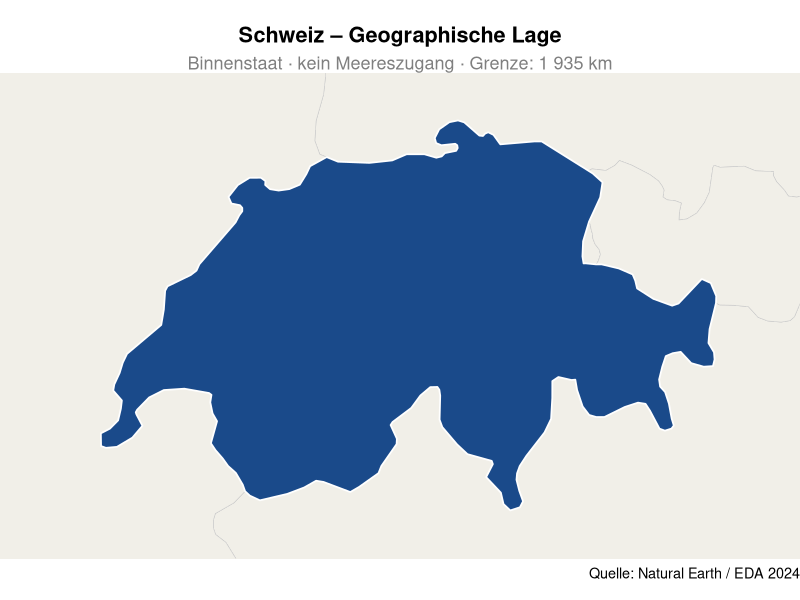
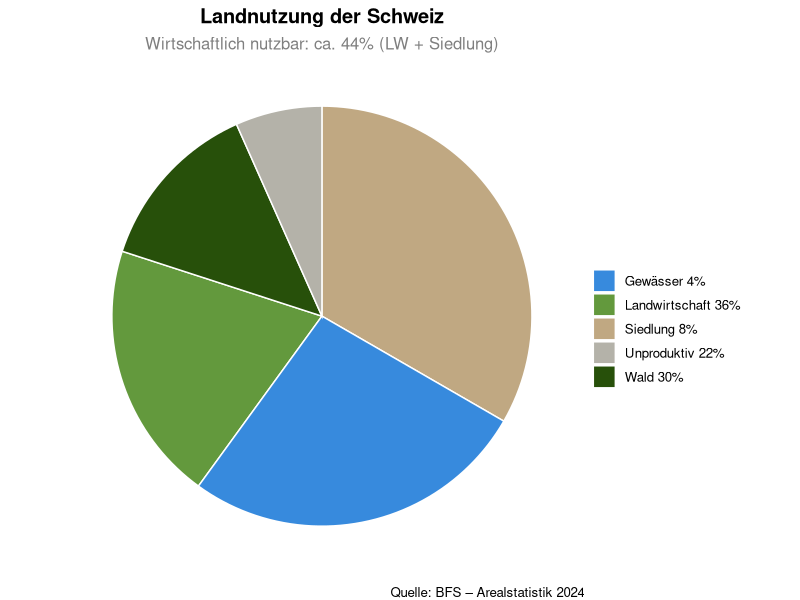
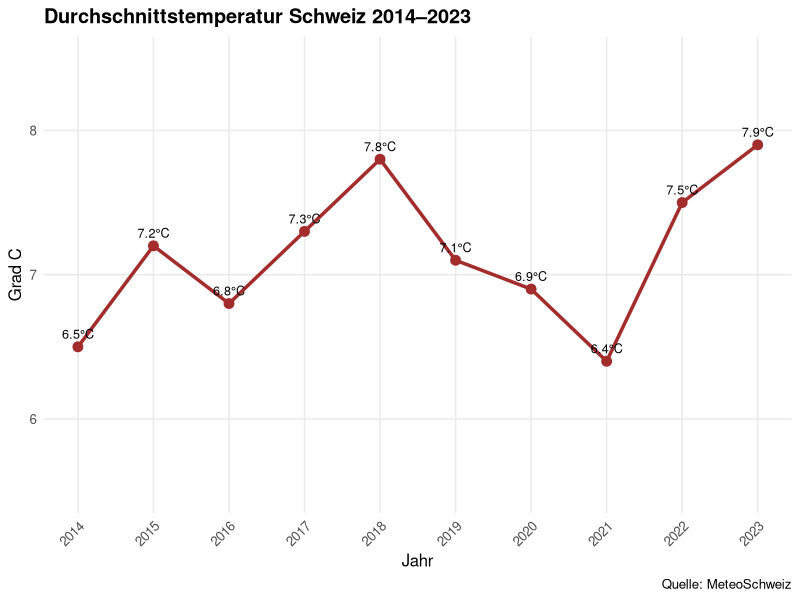
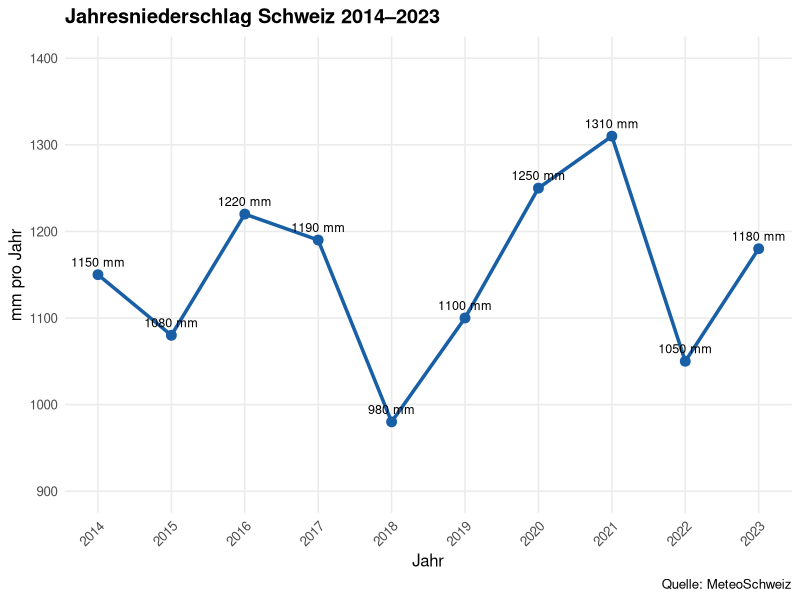
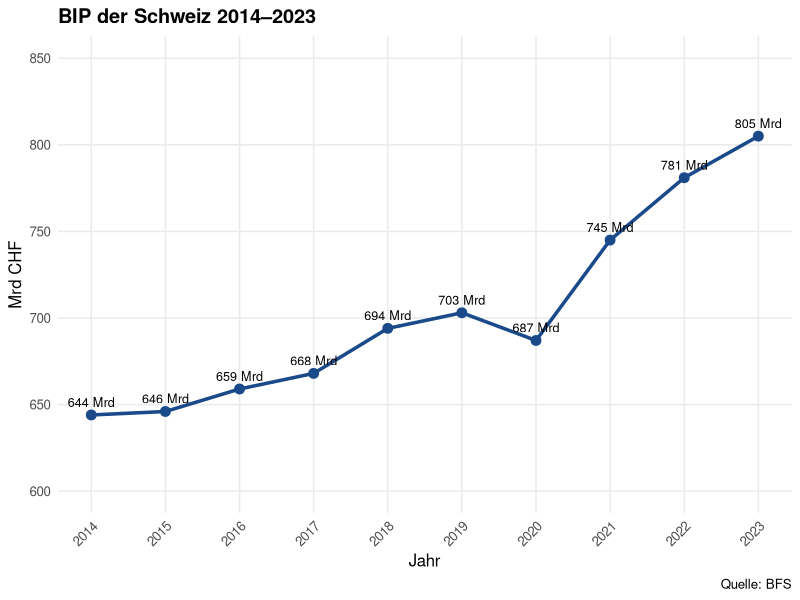
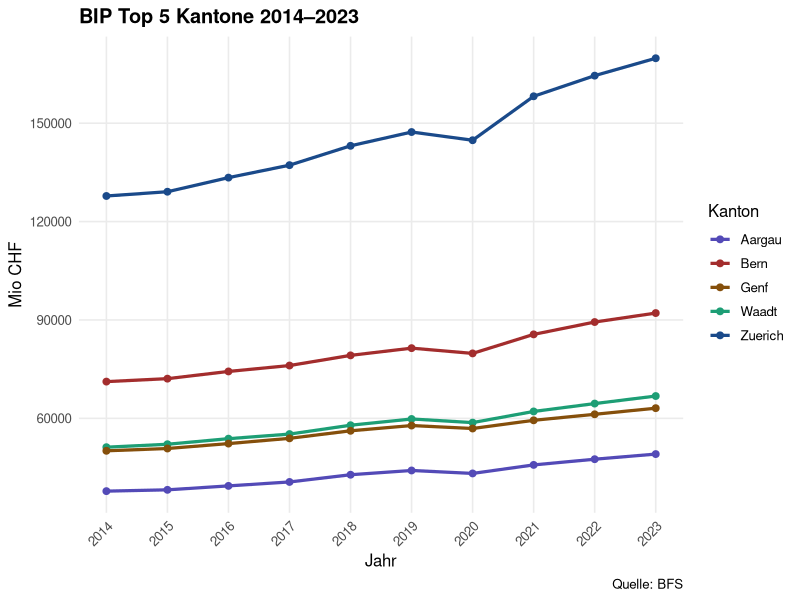
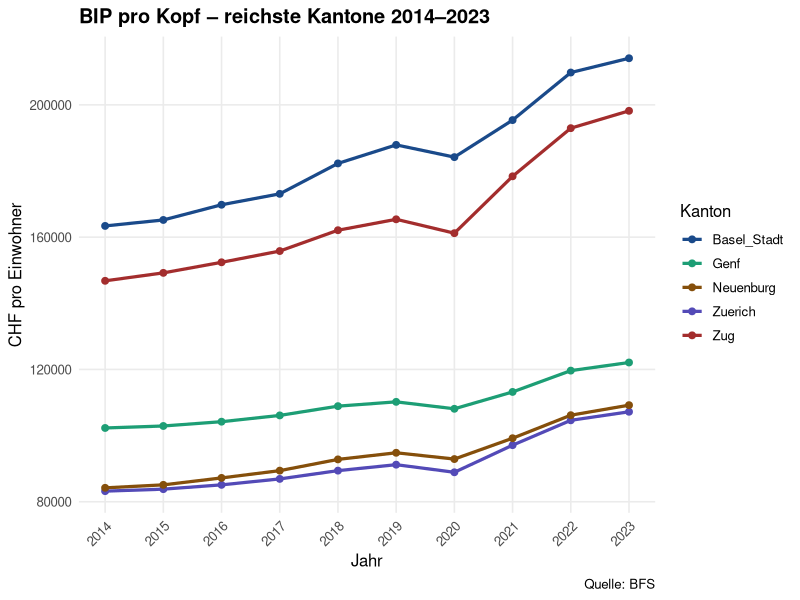
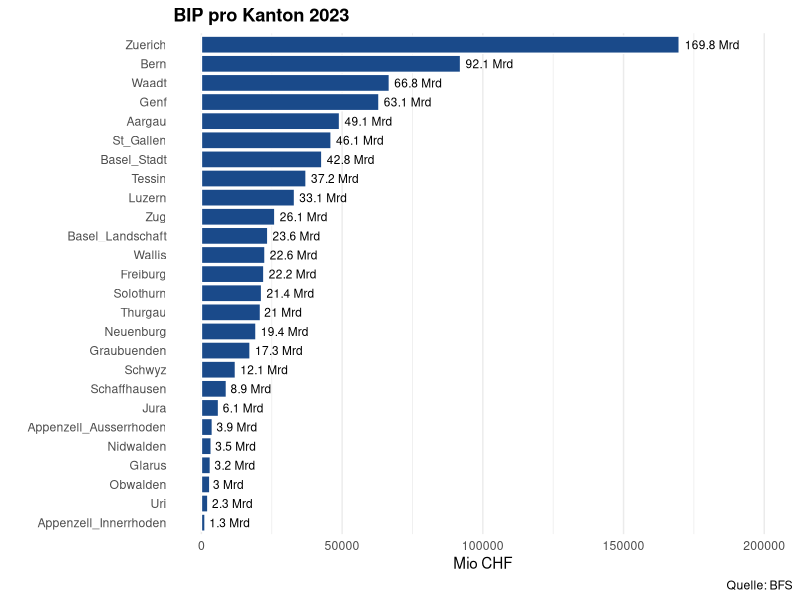

Source code (R) for these figures, in order:

# SCHWEIZ 

library(tidyverse)
library(sf)
library(rnaturalearth)
library(rnaturalearthdata)

# ── Daten laden ──────────────────────────────────────────────
daten      <- read_csv("data/schweiz_daten.csv")
zeitreihe  <- read_csv("data/schweiz_zeitreihe.csv")
gdp_kanton <- read_csv("data/schweiz_gdp_kantone.csv")
cat("✓ Alle Daten geladen\n")


# ════════════════════════════════════════════════════════════
# PLOT 1: Karte der Schweiz
# ════════════════════════════════════════════════════════════
europe  <- ne_countries(scale = "medium", returnclass = "sf",
                        continent = "Europe")
schweiz <- ne_countries(scale = "medium", returnclass = "sf",
                        country = "Switzerland")

ggplot() +
  geom_sf(data = europe,
          fill = "#F1EFE8", color = "#CCCCCC", linewidth = 0.2) +
  geom_sf(data = schweiz,
          fill = "#1A4A8A", color = "white", linewidth = 0.6) +
  coord_sf(xlim = c(5.5, 10.8), ylim = c(45.7, 47.9)) +
  labs(
    title    = "Schweiz – Geographische Lage",
    subtitle = "Binnenstaat · kein Meereszugang · Grenze: 1 935 km",
    caption  = "Quelle: Natural Earth / EDA 2024"
  ) +
  theme_void(base_size = 13) +
  theme(plot.title    = element_text(face = "bold", hjust = 0.5),
        plot.subtitle = element_text(hjust = 0.5, color = "gray50"))

ggsave("plots/schweiz/01_karte.png", width = 7, height = 4, dpi = 150)
cat("✓ Plot 1: Karte\n")


# ════════════════════════════════════════════════════════════
# PLOT 2: Landnutzung
# ════════════════════════════════════════════════════════════
landnutzung <- daten %>%
  filter(kategorie == "Landnutzung",
         merkmal != "Wirtschaftlich_nutzbar",
         merkmal != "Produktive_LW_Flaeche",
         merkmal != "Anzahl_LW_Betriebe") %>%
  mutate(merkmal = recode(merkmal,
                          "Landwirtschaft"             = "Landwirtschaft 36%",
                          "Wald"                       = "Wald 30%",
                          "Unproduktiv_Fels_Gletscher" = "Unproduktiv 22%",
                          "Siedlung"                   = "Siedlung 8%",
                          "Gewaesser"                  = "Gewässer 4%"
  ))

ggplot(landnutzung, aes(x = "", y = wert, fill = merkmal)) +
  geom_bar(stat = "identity", width = 1, color = "white") +
  coord_polar("y", start = 0) +
  scale_fill_manual(values = c(
    "Landwirtschaft 36%"  = "#63993D",
    "Wald 30%"            = "#27500A",
    "Unproduktiv 22%"     = "#B4B2A9",
    "Siedlung 8%"         = "#C0A882",
    "Gewässer 4%"         = "#378ADD"
  )) +
  labs(title    = "Landnutzung der Schweiz",
       subtitle = "Wirtschaftlich nutzbar: ca. 44% (LW + Siedlung)",
       caption  = "Quelle: BFS – Arealstatistik 2024",
       fill     = "") +
  theme_void(base_size = 12) +
  theme(plot.title    = element_text(face = "bold", hjust = 0.5),
        plot.subtitle = element_text(hjust = 0.5, color = "gray50"))

ggsave("plots/schweiz/02_landnutzung.png", width = 6, height = 5, dpi = 150)
cat("✓ Plot 2: Landnutzung\n")


# ════════════════════════════════════════════════════════════
# PLOT 3: Temperatur Zeitreihe
# ════════════════════════════════════════════════════════════
zeitreihe %>%
  filter(merkmal == "Jahrestemperatur") %>%
  ggplot(aes(x = jahr, y = wert)) +
  geom_line(color = "#A32D2D", linewidth = 1.2) +
  geom_point(color = "#A32D2D", size = 3) +
  geom_text(aes(label = paste0(wert, "°C")),
            vjust = -0.8, size = 3.2) +
  scale_x_continuous(breaks = 2014:2023) +
  scale_y_continuous(limits = c(5.5, 8.5)) +
  labs(title   = "Durchschnittstemperatur Schweiz 2014–2023",
       x = "Jahr", y = "Grad C",
       caption = "Quelle: MeteoSchweiz") +
  theme_minimal(base_size = 12) +
  theme(plot.title       = element_text(face = "bold"),
        panel.grid.minor = element_blank(),
        axis.text.x      = element_text(angle = 45, hjust = 1))

ggsave("plots/schweiz/03_temperatur.png", width = 7, height = 4, dpi = 150)
cat("✓ Plot 3: Temperatur\n")


# ════════════════════════════════════════════════════════════
# PLOT 4: Niederschlag Zeitreihe
# ════════════════════════════════════════════════════════════
zeitreihe %>%
  filter(merkmal == "Niederschlag_national") %>%
  ggplot(aes(x = jahr, y = wert)) +
  geom_line(color = "#185FA5", linewidth = 1.2) +
  geom_point(color = "#185FA5", size = 3) +
  geom_text(aes(label = paste0(wert, " mm")),
            vjust = -0.8, size = 3.2) +
  scale_x_continuous(breaks = 2014:2023) +
  scale_y_continuous(limits = c(900, 1400)) +
  labs(title   = "Jahresniederschlag Schweiz 2014–2023",
       x = "Jahr", y = "mm pro Jahr",
       caption = "Quelle: MeteoSchweiz") +
  theme_minimal(base_size = 12) +
  theme(plot.title       = element_text(face = "bold"),
        panel.grid.minor = element_blank(),
        axis.text.x      = element_text(angle = 45, hjust = 1))

ggsave("plots/schweiz/04_niederschlag.png", width = 7, height = 4, dpi = 150)
cat("✓ Plot 4: Niederschlag\n")


# ════════════════════════════════════════════════════════════
# PLOT 5: BIP Schweiz gesamt Zeitreihe
# ════════════════════════════════════════════════════════════
zeitreihe %>%
  filter(merkmal == "BIP_gesamt_Mrd_CHF") %>%
  ggplot(aes(x = jahr, y = wert)) +
  geom_line(color = "#1A4A8A", linewidth = 1.2) +
  geom_point(color = "#1A4A8A", size = 3) +
  geom_text(aes(label = paste0(wert, " Mrd")),
            vjust = -0.8, size = 3.2) +
  scale_x_continuous(breaks = 2014:2023) +
  scale_y_continuous(limits = c(600, 850)) +
  labs(title   = "BIP der Schweiz 2014–2023",
       x = "Jahr", y = "Mrd CHF",
       caption = "Quelle: BFS") +
  theme_minimal(base_size = 12) +
  theme(plot.title       = element_text(face = "bold"),
        panel.grid.minor = element_blank(),
        axis.text.x      = element_text(angle = 45, hjust = 1))

ggsave("plots/schweiz/05_bip_gesamt.png", width = 7, height = 4, dpi = 150)
cat("✓ Plot 5: BIP gesamt\n")


# ════════════════════════════════════════════════════════════
# PLOT 6: BIP Top 5 Kantone Zeitreihe 2014–2023
# ════════════════════════════════════════════════════════════
top5 <- c("Zuerich", "Bern", "Waadt", "Genf", "Aargau")

gdp_kanton %>%
  filter(kanton %in% top5) %>%
  ggplot(aes(x = jahr, y = gdp_mio_chf, color = kanton)) +
  geom_line(linewidth = 1.1) +
  geom_point(size = 2) +
  scale_x_continuous(breaks = 2014:2023) +
  scale_color_manual(values = c(
    "Zuerich" = "#1A4A8A",
    "Bern"    = "#A32D2D",
    "Waadt"   = "#1D9E75",
    "Genf"    = "#854F0B",
    "Aargau"  = "#534AB7"
  )) +
  labs(title   = "BIP Top 5 Kantone 2014–2023",
       x = "Jahr", y = "Mio CHF",
       color   = "Kanton",
       caption = "Quelle: BFS") +
  theme_minimal(base_size = 12) +
  theme(plot.title       = element_text(face = "bold"),
        panel.grid.minor = element_blank(),
        axis.text.x      = element_text(angle = 45, hjust = 1))

ggsave("plots/schweiz/06_bip_top5_zeitreihe.png", width = 8, height = 5, dpi = 150)
cat("✓ Plot 6: BIP Top 5 Zeitreihe\n")


# ════════════════════════════════════════════════════════════
# PLOT 7: BIP pro Kopf Top 5 Kantone Zeitreihe 2014–2023
# ════════════════════════════════════════════════════════════
top5_kopf <- c("Basel_Stadt", "Zug", "Genf", "Neuenburg", "Zuerich")

gdp_kanton %>%
  filter(kanton %in% top5_kopf) %>%
  ggplot(aes(x = jahr, y = gdp_pro_kopf_chf, color = kanton)) +
  geom_line(linewidth = 1.1) +
  geom_point(size = 2) +
  scale_x_continuous(breaks = 2014:2023) +
  scale_color_manual(values = c(
    "Basel_Stadt" = "#1A4A8A",
    "Zug"         = "#A32D2D",
    "Genf"        = "#1D9E75",
    "Neuenburg"   = "#854F0B",
    "Zuerich"     = "#534AB7"
  )) +
  labs(title   = "BIP pro Kopf – reichste Kantone 2014–2023",
       x = "Jahr", y = "CHF pro Einwohner",
       color   = "Kanton",
       caption = "Quelle: BFS") +
  theme_minimal(base_size = 12) +
  theme(plot.title       = element_text(face = "bold"),
        panel.grid.minor = element_blank(),
        axis.text.x      = element_text(angle = 45, hjust = 1))

ggsave("plots/schweiz/07_bip_prokopf_zeitreihe.png", width = 8, height = 5, dpi = 150)
cat("✓ Plot 7: BIP pro Kopf Zeitreihe\n")


# ════════════════════════════════════════════════════════════
# PLOT 8: Alle Kantone BIP 2023 Balken
# ════════════════════════════════════════════════════════════
gdp_kanton %>%
  filter(jahr == 2023) %>%
  ggplot(aes(x = reorder(kanton, gdp_mio_chf), y = gdp_mio_chf)) +
  geom_col(fill = "#1A4A8A", color = "white") +
  geom_text(aes(label = paste0(round(gdp_mio_chf / 1000, 1), " Mrd")),
            hjust = -0.1, size = 3) +
  coord_flip() +
  scale_y_continuous(limits = c(0, 200000)) +
  labs(title   = "BIP pro Kanton 2023",
       x = "", y = "Mio CHF",
       caption = "Quelle: BFS") +
  theme_minimal(base_size = 11) +
  theme(plot.title         = element_text(face = "bold"),
        panel.grid.major.y = element_blank())

ggsave("plots/schweiz/08_bip_alle_kantone_2023.png",
       width = 8, height = 8, dpi = 150)
cat("✓ Plot 8: Alle Kantone BIP 2023\n")


# ════════════════════════════════════════════════════════════
# PLOT 9: Bevölkerung Zeitreihe
# ════════════════════════════════════════════════════════════
zeitreihe %>%
  filter(merkmal == "Einwohner_gesamt") %>%
  ggplot(aes(x = jahr, y = wert / 1000000)) +
  geom_line(color = "#534AB7", linewidth = 1.2) +
  geom_point(color = "#534AB7", size = 3) +
  geom_text(aes(label = paste0(round(wert / 1000000, 2), " Mio")),
            vjust = -0.8, size = 3.2) +
  scale_x_continuous(breaks = 2014:2023) +
  scale_y_continuous(limits = c(8.1, 9.1)) +
  labs(title   = "Bevölkerungsentwicklung Schweiz 2014–2023",
       x = "Jahr", y = "Millionen Einwohner",
       caption = "Quelle: BFS") +
  theme_minimal(base_size = 12) +
  theme(plot.title       = element_text(face = "bold"),
        panel.grid.minor = element_blank(),
        axis.text.x      = element_text(angle = 45, hjust = 1))

ggsave("plots/schweiz/09_bevoelkerung.png", width = 7, height = 4, dpi = 150)
cat("✓ Plot 9: Bevölkerung\n")


cat("\n✅ FERTIG – alle 9 Plots in plots/schweiz/ gespeichert!\n")
